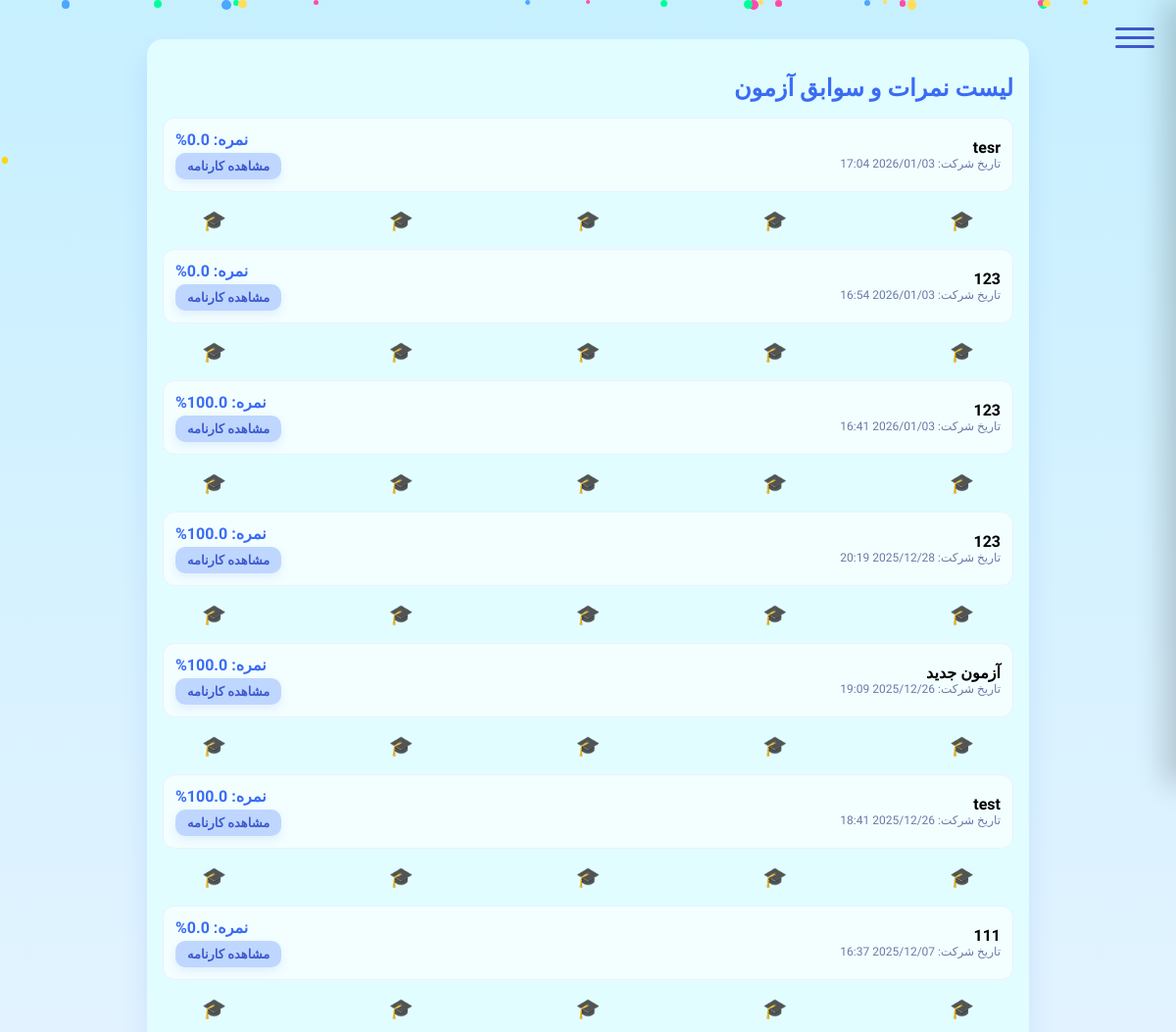
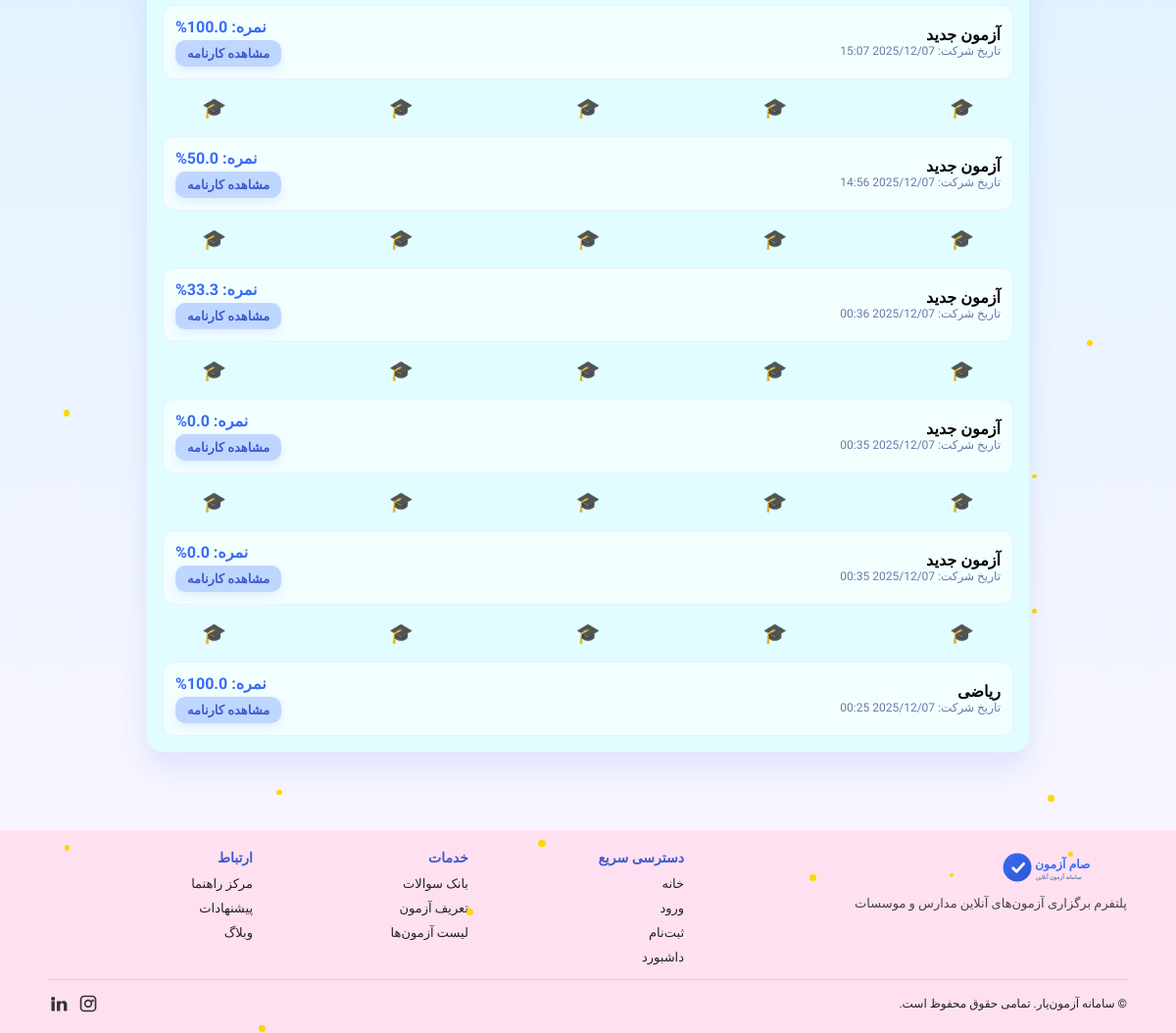
Page /accounts/student/scores/ (signed in) on the earlier database version (2 pictures, top to bottom).
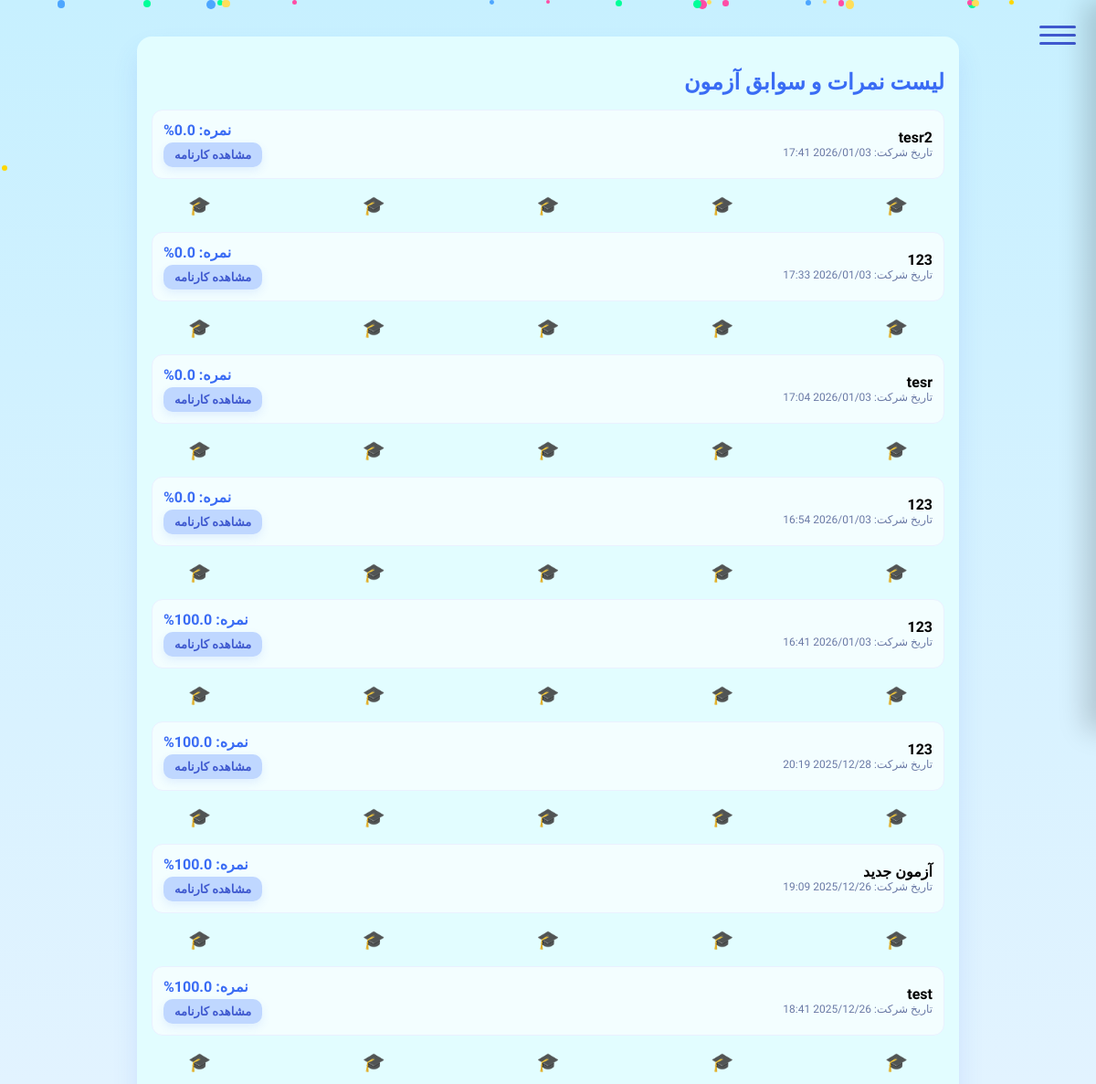
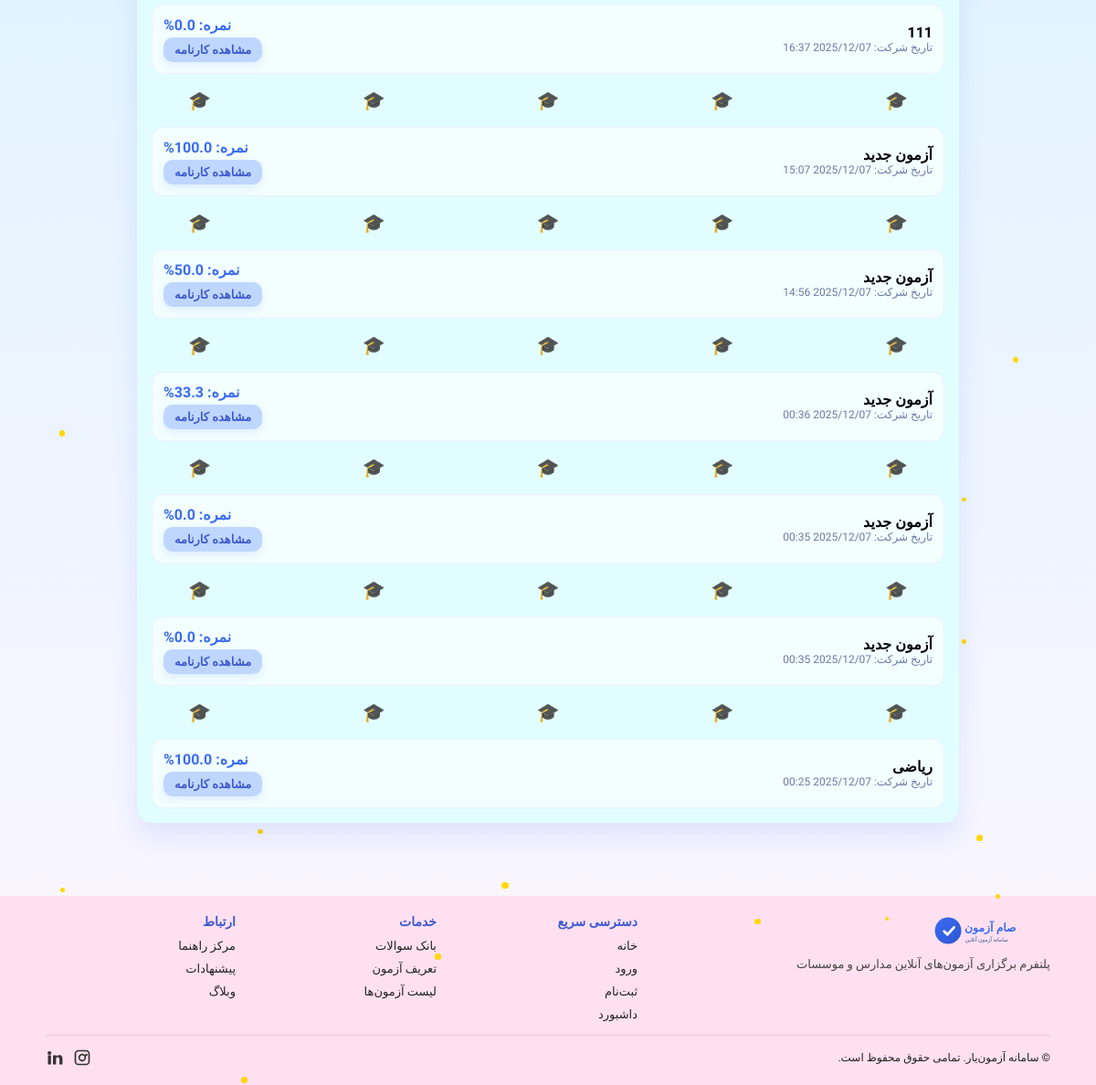
Same page on the later database version (2 pictures, top to bottom).
### accounts/models.py (models this page shows, shortened)
class ExamAssignment(models.Model):
    exam = models.ForeignKey(Exam, on_delete=models.CASCADE, related_name='assignments')
    student = models.ForeignKey(settings.AUTH_USER_MODEL, on_delete=models.CASCADE, related_name='exam_assignments')
    selected_question_ids = models.JSONField()
    score = models.FloatField(default=0, null=True, blank=True)
    student_answers = models.JSONField(default=dict, blank=True)
    completed_at = models.DateTimeField(null=True, blank=True)
    created_at = models.DateTimeField(auto_now_add=True)
    class Meta:
        unique_together = ('exam', 'student')

class Exam(models.Model):
    name = models.CharField(max_length=200)
    classroom = models.ForeignKey('Classroom', on_delete=models.CASCADE, related_name='exams')
    num_questions = models.PositiveIntegerField(default=0)
    created_by = models.ForeignKey(settings.AUTH_USER_MODEL, on_delete=models.CASCADE, related_name='created_exams')
    students = models.ManyToManyField(settings.AUTH_USER_MODEL, related_name='exams', blank=True)
    created_at = models.DateTimeField(auto_now_add=True)
    source_exam = models.ForeignKey('self', null=True, blank=True, on_delete=models.SET_NULL, related_name='derived_exams')
    shuffle_per_student = models.BooleanField(default=True)
    duration = models.PositiveIntegerField(default=60, help_text="Duration in minutes")
    start_time = models.DateTimeField(null=True, blank=True)
    end_time = models.DateTimeField(null=True, blank=True)
    class Meta:
        verbose_name = "آزمون"
        verbose_name_plural = "آزمون‌ها"

### accounts/views.py (the view)
# urls.py: path('student/scores/', StudentScoresView.as_view(), name='student_scores'),
@method_decorator(login_required, name="dispatch")
class StudentScoresView(TemplateView):
    template_name = "accounts/student_scores.html"
    def dispatch(self, request, *args, **kwargs):
        u = request.user
        if getattr(getattr(u, 'role', None), 'code', '') != 'student':
            return redirect('dashboard')
        return super().dispatch(request, *args, **kwargs)
    def get_context_data(self, **kwargs):
        ctx = super().get_context_data(**kwargs)
        assignments = ExamAssignment.objects.filter(
            student=self.request.user,
            completed_at__isnull=False
        ).select_related('exam').order_by('-completed_at')
        ctx['assignments'] = assignments
        return ctx

### templates/accounts/student_scores.html (shortened to what this page needs)
{% extends "base.html" %}
{% block body_class %}student-scores{% endblock %}
{% block content %}
    <div class="stars" id="stars"></div>
    <div class="confetti" id="confetti"></div>
<div class="wrap">
  <div class="card">
    <h2 style="font-weight:800;color:#3A6CF4;margin-bottom:16px">لیست نمرات و سوابق آزمون</h2>
    <div style="display:grid;grid-template-columns:1fr;gap:12px">
      {% for a in assignments %}
      <div class="item">
        <div>
            <div style="font-weight:bold;">{{ a.exam.name }}</div>
            <div style="color:#6b7aa6;font-size:12px;">تاریخ شرکت: {{ a.completed_at|date:"Y/m/d H:i" }}</div>
        </div>
        <div style="text-align:left;">
            <div style="font-weight:bold;color:#3A6CF4;">نمره: {{ a.score|floatformat:1 }}%</div>
            <a href="{% url 'exam_result' a.exam.id %}" class="btn-report">مشاهده کارنامه</a>
        </div>
      </div>
      {% if not forloop.last %}
      <div class="grad-line-container">
        {% for i in "12345" %}
        <span class="grad-item" style="animation-delay: -{{ forloop.counter }}s;">🎓</span>
        {% endfor %}
      </div>
      {% endif %}
      {% empty %}
      <div style="padding:20px;text-align:center;color:#6b7aa6;">شما هنوز در هیچ آزمونی شرکت نکرده‌اید.</div>
      {% endfor %}
    </div>
  </div>
</div>
{% endblock %}

Differences in the rows shown:
now on this page (row edited): ExamAssignment: exam.name "tesr2", completed_at "2026/01/03 17:41", score "0.0"
now on this page (row edited): ExamAssignment: exam.name "123", completed_at "2026/01/03 17:33", score "0.0"
